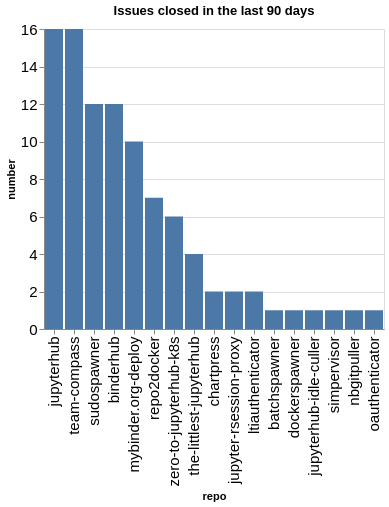

The notebook cell this image was saved under:
### Code cell
closed_counts = closed.groupby(['org', 'repo']).count()['number'].reset_index()
closed_counts['org/repo'] = closed_counts.apply(lambda a: a['org'] + '/' + a['repo'], axis=1)
sorted_vals = closed_counts.sort_values(['number'], ascending=False)['repo'].values
alt.Chart(data=closed_counts, title=f"Issues closed in the last {n_days} days").mark_bar().encode(
    x=alt.X('repo', sort=alt.Sort(sorted_vals.tolist())),
    y='number',
)

### Figure 1 — Vega-Lite specification as saved in the notebook (floating-point values rounded to 4 significant figures)
{"config": {"axisLeft": {"labelFontSize": 15}, "axisBottom": {"labelFontSize": 15}}, "data": {"name": "data-d6e26e34e8cdde06d55cd27412de5a9d"}, "mark": {"type": "bar"}, "encoding": {"x": {"field": "repo", "sort": ["jupyterhub", "team-compass", "sudospawner", "binderhub", "mybinder.org-deploy", "repo2docker", "zero-to-jupyterhub-k8s", "the-littlest-jupyterhub", "chartpress", "jupyter-rsession-proxy", "ltiauthenticator", "batchspawner", "dockerspawner", "jupyterhub-idle-culler", "simpervisor", "nbgitpuller", "oauthenticator"], "type": "nominal"}, "y": {"field": "number", "type": "quantitative"}}, "title": "Issues closed in the last 90 days", "$schema": "https://vega.github.io/schema/vega-lite/v5.20.1.json", "datasets": {"data-d6e26e34e8cdde06d55cd27412de5a9d": [{"org": "jupyterhub", "repo": "batchspawner", "number": 1, "org/repo": "jupyterhub/batchspawner"}, {"org": "jupyterhub", "repo": "binderhub", "number": 12, "org/repo": "jupyterhub/binderhub"}, {"org": "jupyterhub", "repo": "chartpress", "number": 2, "org/repo": "jupyterhub/chartpress"}, {"org": "jupyterhub", "repo": "dockerspawner", "number": 1, "org/repo": "jupyterhub/dockerspawner"}, {"org": "jupyterhub", "repo": "jupyter-rsession-proxy", "number": 2, "org/repo": "jupyterhub/jupyter-rsession-proxy"}, {"org": "jupyterhub", "repo": "jupyterhub", "number": 16, "org/repo": "jupyterhub/jupyterhub"}, {"org": "jupyterhub", "repo": "jupyterhub-idle-culler", "number": 1, "org/repo": "jupyterhub/jupyterhub-idle-culler"}, {"org": "jupyterhub", "repo": "ltiauthenticator", "number": 2, "org/repo": "jupyterhub/ltiauthenticator"}, {"org": "jupyterhub", "repo": "mybinder.org-deploy", "number": 10, "org/repo": "jupyterhub/mybinder.org-deploy"}, {"org": "jupyterhub", "repo": "nbgitpuller", "number": 1, "org/repo": "jupyterhub/nbgitpuller"}, {"org": "jupyterhub", "repo": "oauthenticator", "number": 1, "org/repo": "jupyterhub/oauthenticator"}, {"org": "jupyterhub", "repo": "repo2docker", "number": 7, "org/repo": "jupyterhub/repo2docker"}, {"org": "jupyterhub", "repo": "simpervisor", "number": 1, "org/repo": "jupyterhub/simpervisor"}, {"org": "jupyterhub", "repo": "sudospawner", "number": 12, "org/repo": "jupyterhub/sudospawner"}, {"org": "jupyterhub", "repo": "team-compass", "number": 16, "org/repo": "jupyterhub/team-compass"}, {"org": "jupyterhub", "repo": "the-littlest-jupyterhub", "number": 4, "org/repo": "jupyterhub/the-littlest-jupyterhub"}, {"org": "jupyterhub", "repo": "zero-to-jupyterhub-k8s", "number": 6, "org/repo": "jupyterhub/zero-to-jupyterhub-k8s"}]}}
